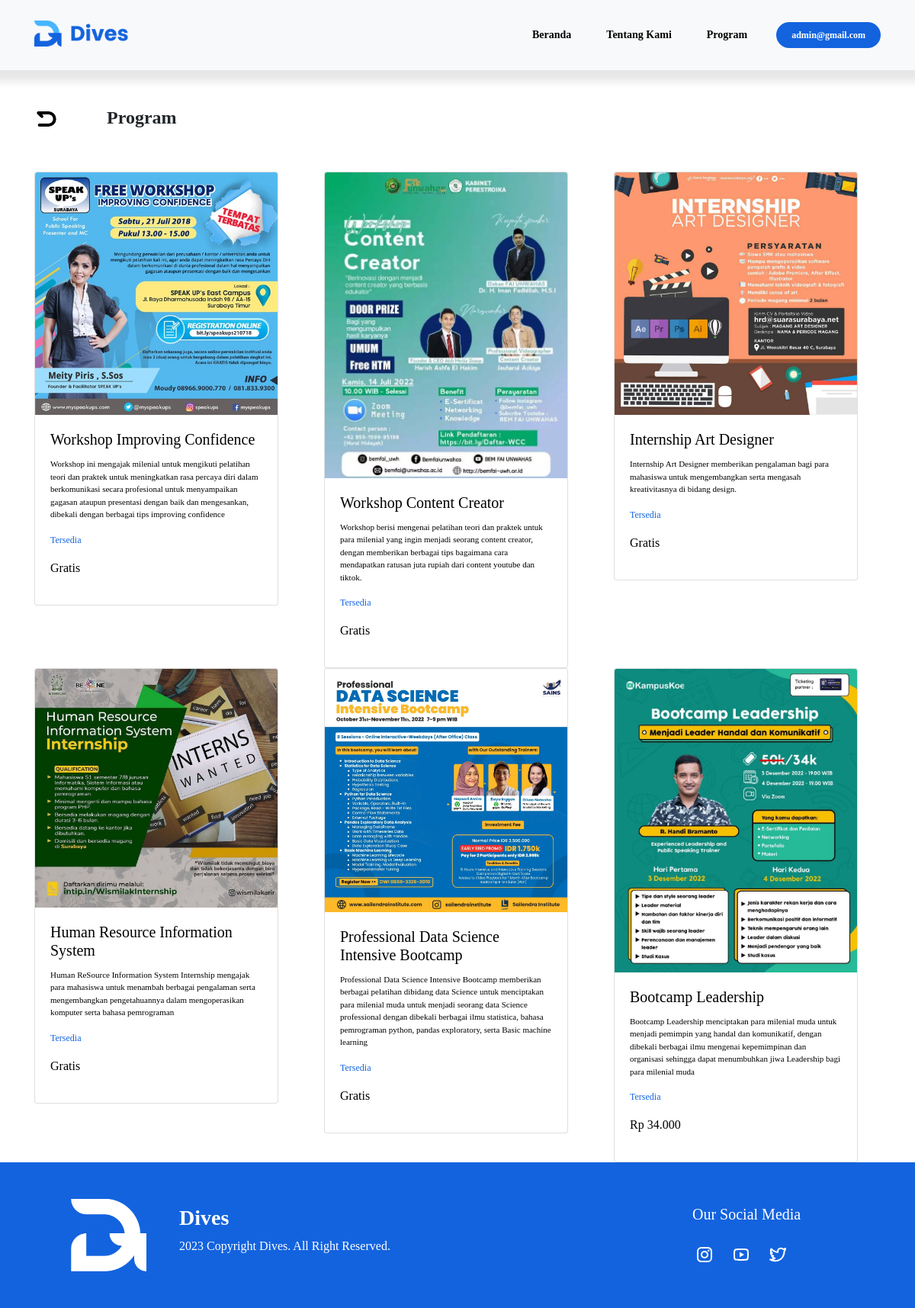
The page /program/bootcamp.php (signed in) on the database its author committed.
### tables this page shows
CREATE TABLE `tb_program` (
  `id_program` int(11) NOT NULL,
  `judul_program` varchar(255) NOT NULL,
  `penyelenggara` varchar(100) NOT NULL,
  `id_jenisprogram` int(11) NOT NULL,
  `deskripsi` text NOT NULL,
  `lokasi` varchar(100) NOT NULL,
  `tanggal_mulai` date NOT NULL,
  `jam` varchar(50) NOT NULL,
  `biaya` varchar(25) NOT NULL,
  `kuota` int(11) NOT NULL,
  `gambar` varchar(255) DEFAULT NULL
);

### program/bootcamp.php (the view, shortened to what this page needs)
<!DOCTYPE html>
<html lang="en">
<head>
    <link rel="stylesheet" href="../CSS/program_style.css">
    <link rel="stylesheet" href="https://cdn.jsdelivr.net/npm/bootstrap@4.6.2/dist/css/bootstrap.min.css"
>
</head>
<body>
    <nav class="navbar navbar-expand-sm bg-light sticky-top">
        <div class="container">
            <div class="logo">
                <a href='../index2.php'><img src="../assets/header logo.png" alt="Logo" width="124px"></a>
            </div>
            <ul class="navbar-nav">
                <li class="nav-item"><a href='../index2.php' class="nav-link">Beranda</a></li>
                <li class="nav-item"><a href="#about" class="nav-link">Tentang Kami</a></li>
                <li class="nav-item"><a href="bootcamp.php" class="nav-link">Program</a></li>
                <li class="nav-item" style="padding-top: 7px;"><a href="../logout.php" class="tombol-log"><?php echo $_SESSION['email']; ?></a></li>
            </ul>
        </div>
    </nav>
    <section>
        <div class="container mt-5 mb-5">
            <div class="row">
                <div class="col-1 back">
                    <a href=""></a>
                </div>
                <div class="col-11">
                    <h4><b>Program</b></h4>
                </div>
            </div>
        </div>
    </section>
    <section>
        <div class="container">
            <div class="row">
                <?php
                    include "../config.php";
                    $result = mysqli_query($conn, "SELECT * FROM tb_program INNER JOIN tb_jenisprogram
                    ON tb_program.id_jenisprogram = tb_jenisprogram.id_jenisprogram");
                    while($data = mysqli_fetch_array($result)):
                ?>
                <div class="col-4">
                    <a href="detail.php?id=<?php echo $data['id_program']; ?>" style="color: black;">
                        <div class="card kartu" style="width: 20rem;">
                            <img src="../Admin-page/gambar/<?php echo $data['gambar']; ?>" class="card-img-top" alt="...">
                            <div class="card-body">
                                <h5 class="card-title"><?php echo $data['judul_program']; ?></h5>
                                <p class="card-text" style="font-size: 11px;"><?php echo $data['deskripsi']; ?></p>
                                <p style="font-size: 12px;color: #1363DF;">Tersedia</p>
                                <p class="price" ><?php echo $data['biaya']; ?></p>
                            </div>
                        </div>
                    </a>
                </div>
                <?php endwhile; ?>
            </div>
        </div>
    </section>
    <section id="about">
        <div class="container ">
            <div class="row">
                <div class="col-2">
                    <a href='../Homepage/homepage.html'><img src="../assets/logo putih.png" alt="About" width="62%" class="m-5"></a>
                </div>
                <div class="col-7">
                    <h3 class="mt-5 text-left" style ="padding-top: 8px;"><b>Dives</b></h3>
                    <p class="text-left">2023 Copyright Dives. All Right Reserved.</p>
                </div>
                <div class="col-3">
                    <div class="footerMedsos">
                        <h5 class="mt-5 ml-2" style ="padding-top: 8px;">Our Social Media</h5>
                        <table class="mt-4">
                            <tr>
                                <td><a href="https://www.instagram.com" target="_blank"></a></td>
                                <td><a href="https://www.youtube.com" target="_blank"></a></td>
                                <td><a href="https://mobile.twitter.com" target="_blank"></a></td>
                            </tr>
                        </table>
                    </div>
                </div>
                </div>
            </div>
    </section>
</body>
</html>

### CSS/program_style.css (style rules this page uses)
* { text-decoration: none; margin: 0px; padding: 0px; font-family: "Poppins"; }
body { margin: 0px; padding: 0px; }
.logo a { font-size: 28px; font-weight: 700; float: left; color: #ffffff; }
.logo { margin-top: -10px; }
nav { width: 100%; margin: auto; line-height: 60px; background-color: white; box-shadow: 0 5px 10px 10px rgba(20, 20, 20, 0.1); }
nav ul { list-style-type: none; margin: 0; padding: 0; overflow: hidden; }
nav ul li a { color: rgb(0, 0, 0); font-weight: 600; font-size: 14px; text-align: center; text-decoration: none; margin-left: 30px; }
.tombol-log { background-color: #1363DF; border-radius: 30px; padding: 10px 20px; color: #ffffff; font-size: 12px; }
#about { background-color: #1363DF; padding: 0; width: 100%; margin: 0; color: white; }
.footerMedsos a { color: white; padding: 6px 12px; font-size: 24px; }

### rows shown on the page
tb_program: gambar (picture), judul_program "Workshop Improving Confidence", deskripsi "Workshop ini mengajak milenial untuk mengikuti pelatihan teori dan praktek untuk meningkatkan rasa percaya diri dalam berkomunikasi secara profesional untuk menyampaikan gagasan ataupun presentasi dengan baik dan mengesankan, dibekali dengan berbagai tips improving confidence", biaya "Gratis"
tb_program: gambar (picture), judul_program "Workshop Content Creator", deskripsi "Workshop berisi mengenai pelatihan teori dan praktek untuk para milenial yang ingin menjadi seorang content creator, dengan memberikan berbagai tips bagaimana cara mendapatkan ratusan juta rupiah dari content youtube dan tiktok.", biaya "Gratis"
tb_program: gambar (picture), judul_program "Internship Art Designer", deskripsi "Internship Art Designer memberikan pengalaman bagi para mahasiswa untuk mengembangkan serta mengasah kreativitasnya di bidang design.", biaya "Gratis"
tb_program: gambar (picture), judul_program "Human Resource Information System", deskripsi "Human ReSource Information System Internship mengajak para mahasiswa untuk menambah berbagai pengalaman serta mengembangkan pengetahuannya dalam mengoperasikan komputer serta bahasa pemrograman", biaya "Gratis"
tb_program: gambar (picture), judul_program "Professional Data Science Intensive Bootcamp", deskripsi "Professional Data Science Intensive Bootcamp memberikan berbagai pelatihan dibidang data Science untuk menciptakan para milenial muda untuk menjadi seorang data Science professional dengan dibekali berbagai ilmu statistica, bahasa pemrograman python, pandas exploratory, serta Basic machine learning", biaya "Gratis"
tb_program: gambar (picture), judul_program "Bootcamp Leadership", deskripsi "Bootcamp Leadership menciptakan para milenial muda untuk menjadi pemimpin yang handal dan komunikatif, dengan dibekali berbagai ilmu mengenai kepemimpinan dan organisasi sehingga dapat menumbuhkan jiwa Leadership bagi para milenial muda", biaya "Rp 34.000"

### other values the page prints
$_SESSION['email'] "admin@gmail.com"
